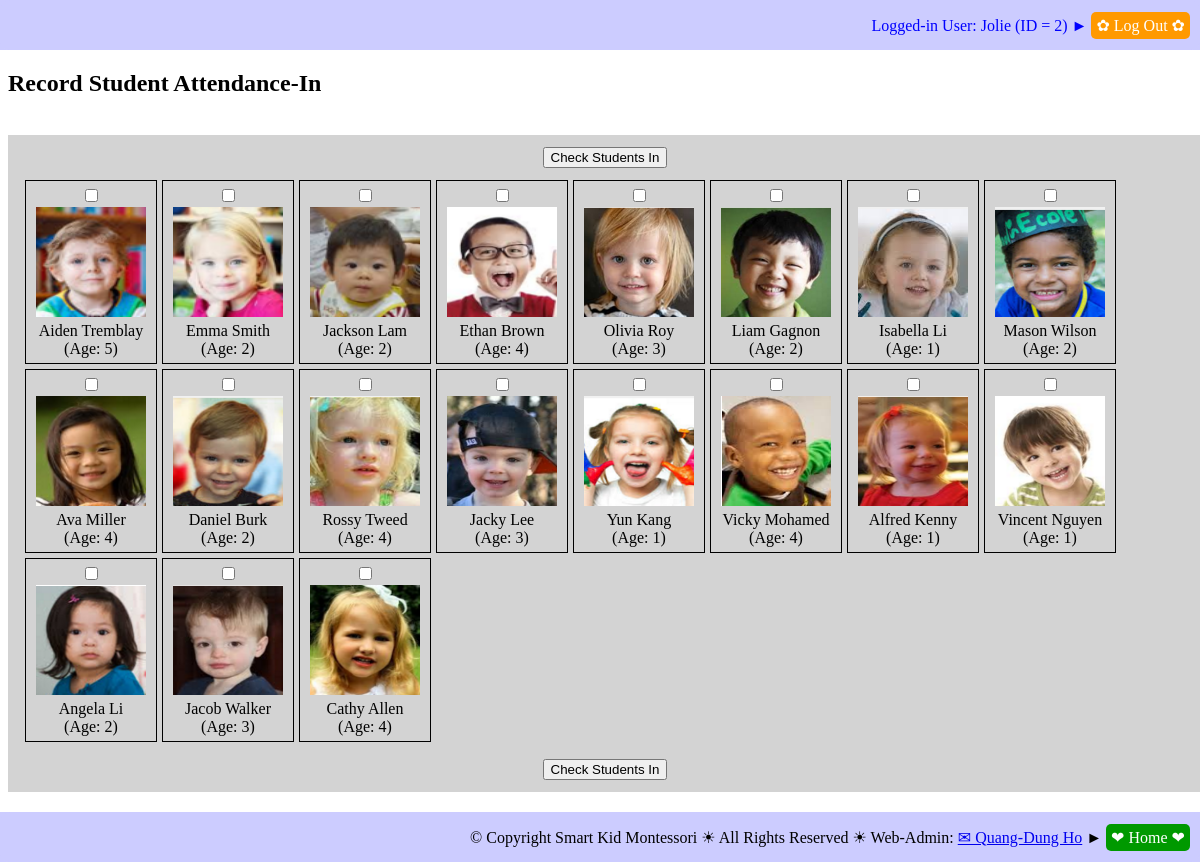
Screenshot of /record_student_attendance_in.php (signed in) with the database file from the repository.
### tables this page shows
CREATE TABLE IF NOT EXISTS `students` (
  `STU_ID` int(11) NOT NULL,
  `STU_FIRST_NAME` varchar(50) NOT NULL,
  `STU_LAST_NAME` varchar(25) NOT NULL,
  `STU_BIRTHDATE` date NOT NULL,
  `STU_SEX` varchar(1) NOT NULL,
  `STU_PHOTO` varchar(50) NOT NULL,
  `STU_START_DATE` date NOT NULL,
  `STU_GRAD_DATE` date NOT NULL,
  `STU_DAILY_FEE` float NOT NULL,
  `STU_CREDENTIAL` varchar(10) NOT NULL,
  `STU_NOTES` text NOT NULL
);

### sql_queries.php (called while the page is built, shortened)
<?php
	function connectDB()
	{
		$db_hostname = "localhost";
		$db_name     = "montessori";
		$db_username = "root";
		$db_password = "";
		$db = mysqli_connect($db_hostname, $db_username, $db_password, $db_name);
		return ($db);
	}
	function getResult($query)
	{
		$db = connectDB();
		$result = mysqli_query($db, $query);
		return ($result);
	}
?>

### db_operations.php (the view, shortened to what this page needs)
<?php
require_once("sql_queries.php");
function getStudents_NotAttendanceCheckedToday($event_type, $debug_on)
{
	$queryStr = 'SELECT  ';
		$queryStr = $queryStr . 'STUDENTS.STU_ID';
		$queryStr = $queryStr . ', ' . 'CONCAT(STUDENTS.STU_FIRST_NAME, " ", STUDENTS.STU_LAST_NAME) AS STU_NAME';
		$queryStr = $queryStr . ', ' . 'STUDENTS.STU_BIRTHDATE';
		$queryStr = $queryStr . ', ' . 'FLOOR(DATEDIFF(NOW(), STUDENTS.STU_BIRTHDATE)/365.25) AS STU_AGE';
		$queryStr = $queryStr . ', ' . 'STUDENTS.STU_PHOTO';
	$queryStr = $queryStr . ' FROM ';
		$queryStr = $queryStr . 'STUDENTS';
	$queryStr = $queryStr . ' WHERE  STUDENTS.STU_ID NOT IN ';
		$queryStr = $queryStr . '(SELECT STUDENT_ATTENDANCES.STU_ID FROM STUDENT_ATTENDANCES WHERE
										STUDENT_ATTENDANCES.DATE_TIME >= CURDATE() AND
										STUDENT_ATTENDANCES.DATE_TIME < (CURDATE() + INTERVAL 1 DAY) AND
										STUDENT_ATTENDANCES.EVENT_TYPE = "' . $event_type . '")';
	$queryStr = $queryStr . ';';
	$result = getResult($queryStr);
	return ($result);
}
function createStudentList_AttendanceCheck($result)
{
	$resultRows = mysqli_num_rows($result);
	for ($row = 0; $row < $resultRows; $row++)
	{
		$currentRow = mysqli_fetch_row($result);
		echo '<div class="imagelinkbox">';
		echo '<input type="checkbox" name="checked_student_ids[]"' .
				' id="' . $currentRow[0] . '_id"' .
				' value="' . $currentRow[0] . '"' .  '>';
		echo '<br/>';
		echo '<label for="' . $currentRow[0] . '_id">' .
		     	'<img src="' . $currentRow[4] . '" alt="student photo" height="110" width="110">' .
				'<br/>' . $currentRow[1] . '<br/>' . ' (Age: ' . $currentRow[3] . ')' . '</label>';
		echo '</div>';
	}
}

### imglinkboxes.css (style rules this page uses)
div.imagelinkbox { float: left; width: 120px; margin: 0 0 5px 5px; padding: 5px; border: 1px solid black; text-align: center; }
img { border: 1px solid transparent; }

### rows the page displays
students: STU_PHOTO (picture), currentRow "Aiden Tremblay", currentRow "5"
students: STU_PHOTO (picture), currentRow "Emma Smith", currentRow "2"
students: STU_PHOTO (picture), currentRow "Jackson Lam", currentRow "2"
students: STU_PHOTO (picture), currentRow "Ethan Brown", currentRow "4"
students: STU_PHOTO (picture), currentRow "Olivia Roy", currentRow "3"
students: STU_PHOTO (picture), currentRow "Liam Gagnon", currentRow "2"
students: STU_PHOTO (picture), currentRow "Isabella Li", currentRow "1"
students: STU_PHOTO (picture), currentRow "Mason Wilson", currentRow "2"
students: STU_PHOTO (picture), currentRow "Ava Miller", currentRow "4"
students: STU_PHOTO (picture), currentRow "Daniel Burk", currentRow "2"
students: STU_PHOTO (picture), currentRow "Rossy Tweed", currentRow "4"
students: STU_PHOTO (picture), currentRow "Jacky Lee", currentRow "3"
students: STU_PHOTO (picture), currentRow "Yun Kang", currentRow "1"
students: STU_PHOTO (picture), currentRow "Vicky Mohamed", currentRow "4"
students: STU_PHOTO (picture), currentRow "Alfred Kenny", currentRow "1"
students: STU_PHOTO (picture), currentRow "Vincent Nguyen", currentRow "1"
students: STU_PHOTO (picture), currentRow "Angela Li", currentRow "2"
students: STU_PHOTO (picture), currentRow "Jacob Walker", currentRow "3"
students: STU_PHOTO (picture), currentRow "Cathy Allen", currentRow "4"

### other values shown
$_SESSION['LoggedIn_EMP_NAME'] "Jolie"
$_SESSION['LoggedIn_EMP_ID'] "2"
